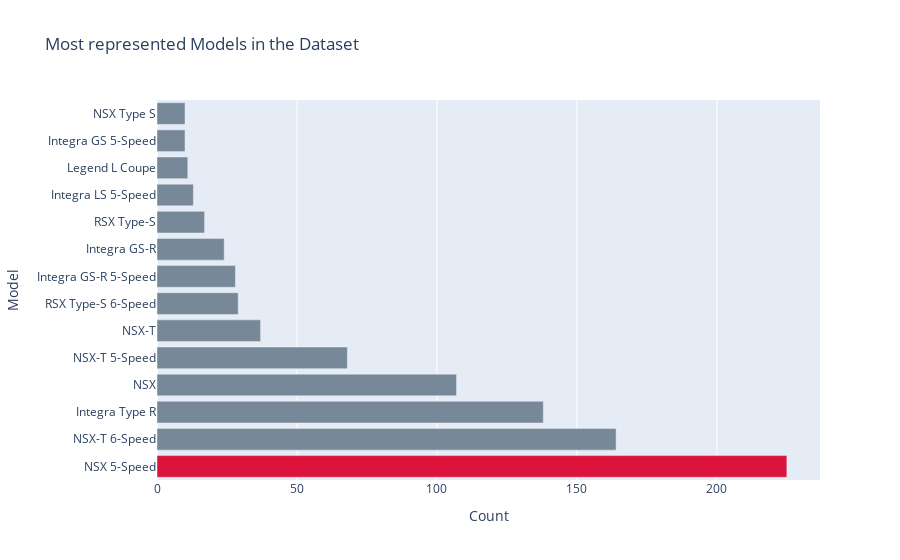

The cell this chart's notebook holds for it:
### Code cell
# Filter to models with more than min_observations
counts=df['model'].value_counts()
frequent_models = counts[counts >= min_observations].index

# Filter the data to frequent models
df = df[df['model'].isin(frequent_models)]
popular_labels=frequent_models

colors=['lightslategray',]*len(popular_labels)
colors[0]='crimson'

fig=go.Figure(data=[go.Bar(x=counts[:25],y=popular_labels,marker_color=colors,orientation='h')])
fig.update_layout(title_text='Most represented Models in the Dataset',xaxis_title="Count",yaxis_title="Model")

### Figure 1 — Plotly figure (JSON) as saved in the notebook; plotly's stock layout.template omitted (floating-point values rounded to 4 significant figures)
{"data": [{"marker": {"color": ["crimson", "lightslategray", "lightslategray", "lightslategray", "lightslategray", "lightslategray", "lightslategray", "lightslategray", "lightslategray", "lightslategray", "lightslategray", "lightslategray", "lightslategray", "lightslategray"]}, "orientation": "h", "type": "bar", "x": [225, 164, 138, 107, 68, 37, 29, 28, 24, 17, 13, 11, 10, 10, 8, 8, 7, 7, 7, 6, 6, 6, 6, 5, 5], "y": ["NSX 5-Speed", "NSX-T 6-Speed", "Integra Type R", "NSX", "NSX-T 5-Speed", "NSX-T", "RSX Type-S 6-Speed", "Integra GS-R 5-Speed", "Integra GS-R", "RSX Type-S", "Integra LS 5-Speed", "Legend L Coupe", "Integra GS 5-Speed", "NSX Type S"]}], "layout": {"title": {"text": "Most represented Models in the Dataset"}, "xaxis": {"title": {"text": "Count"}}, "yaxis": {"title": {"text": "Model"}}}}
